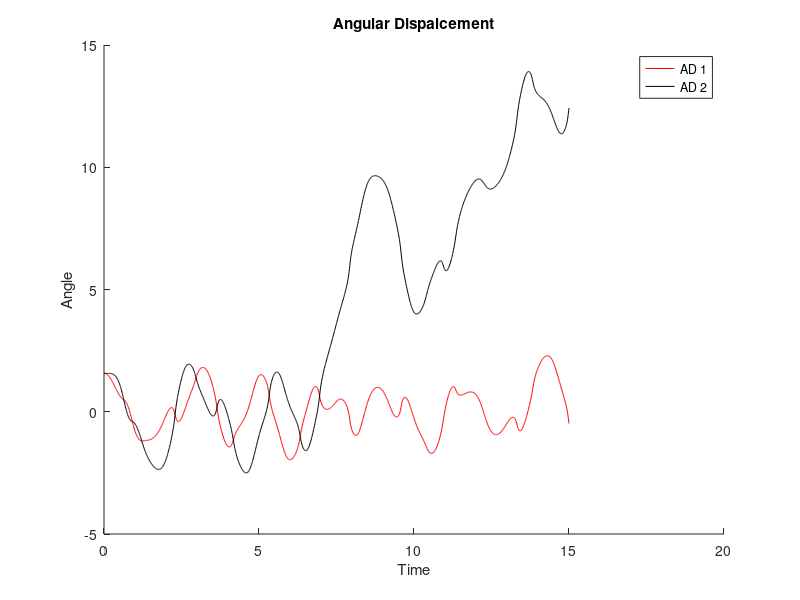

Write the MATLAB code that produced this figure.

function res = double_pendulum()
    
    % set initial conditions
    g = 9.8; % acceleration due to gravity (m/s^2)
    L1 = 1; % length of pendulum 2 (m)
    L2 = 1; % length pf pendulum 2 (m)
    m1 = 1; % mass of first tire (kg)
    m2 = 2; % mass of second tire (kg)
    theta_01 = pi/2; % initial displacement angle (radians)
    omega_01 = 0; % initial angular velocity (radians/s)
    theta_02 = pi/2;
    omega_02 = 0;
    
     % establish start conditions into column vector
    start_conditions = [theta_01; omega_01; theta_02; omega_02];
    
    % run ode45!
    [T, M] = ode45(@find_theta, [0: 0.01: 15], start_conditions);
    theta1 = M(:,1);
    omega1_new = M(:,2);
    theta2 = M(:,3);
    omega2_new = M(:,4);
    theta_dd1 = (-g .* (2 .* m1 + m2) .* sin(theta1) - m2 .* g .* sin(theta1 - 2 .* theta2) - 2 .* sin(theta1 - theta2) .* m2 .* (omega2_new.^2 .* L2 + omega1_new.^2 .* L1 .* cos(theta1 - theta2))) ./ (L1 .* (2 .* m1 + m2 - m2 .* cos(2 .* theta1 - 2 .* theta2))); % angular acceleration (radians/s^2)
    theta_dd2 = (2 .* sin(theta1 - theta2) .* (omega1_new.^2 .* L1 .* (m1 + m2) + g .* (m1 + m2) .* cos(theta1) + omega2_new.^2 .* L2 .* m2 .* cos(theta1- theta2))) ./ (L2 .* (2 .* m1 + m2 - m2 .* cos(2 .* theta1 - 2 .* theta2)));
   
    x1 = L1 .* sin(theta1);
    y1 = L1 .* -cos(theta1);
    Vx1 = L1 .* omega1_new .* cos(theta1);
    Vy1 = L1 .* omega1_new .* sin(theta1);
    Ax1 = L1 .* theta_dd1 .* cos(theta1) - L1 .* (omega1_new .^2) .* sin(theta1);
    Ay1 = L1 * theta_dd1.* sin(theta1) + L1 * (omega1_new .^2) .* cos(theta1);
    x2 = x1 + L2 .* sin(theta2);
    y2 = y1 + L2 .* -cos(theta2);
    Vx2 = L1 .* omega1_new  .* cos(theta1) + L2 .* omega2_new .* cos(theta2);
    Vy2 = L1 .* omega1_new  .* sin(theta1) + L2 .* omega2_new .* sin(theta2);
    Ax2 = L2 .* theta_dd2 .* cos(theta2) - L2 .* (omega2_new .^2) .* sin(theta2);
    Ay2 = L2 .* theta_dd2 .* sin(theta2) + L2 .* (omega2_new .^2) .* cos(theta2);
   
    T2 = -m2*(L1*theta_dd1.*sin(theta2-theta1)-L1*omega1_new.^2.*cos(theta2-theta1)-L2*omega2_new.^2-g*cos(theta2));
    T1 = m1*g*cos(theta1)+ T2.*cos(theta2-theta1) + m1*L1*omega1_new.^2;
   
    
    
    
    figure
    hold on
    plot(T, theta1, 'r')
    plot(T, theta2, 'k')
    xlabel('Time')
    ylabel('Angle')
    legend('AD 1', 'AD 2')
    title('Angular Dispalcement')
   
%     figure
%     hold on
%     plot(T,Vx1+Vy1,'r')
%     plot(T,Vx2+Vy2,'b')
%     xlabel('Time')
%     ylabel('Acceleration')
%     legend('Vel m1', 'Vel m2')
%     title('Velocity')
%    
%     figure
%     hold on
%     plot(T,Ax1+Ay1,'r')
%     plot(T,Ax2+Ay2,'b')
%     xlabel('Time')
%     ylabel('Acceleration')
%     legend('Acl m1', 'Acl m2')
%     title('Acceleration')
% 
%    figure  
%    hold all
%    KE1 = .5*m1*(Vx1.^2+Vy1.^2);
%    KE2 = .5*m2*(Vx2.^2+Vy2.^2);
%    KE = KE1 + KE2;
%    PE1 = m1*g.*y1;
%    PE2 = m2*g.*y2;
%    PE = PE1 + PE2;
%    E = KE + PE;
%    plot(T, PE,'k')
%    plot(T, KE,'b')
%    plot(T, E,'y')
%     xlabel('Time')
%     ylabel('Energy')
%    legend('PE', 'KE', 'E')
%    title('Energy')
%    
%     figure
%     hold all
%     plot(T, T1, 'r')
%     plot(T, T2, 'k')
%     xlabel('Time')
%     ylabel('Tension')
%     legend('T1', 'T2')
%     title('Tension')
%      
%     l1 = sqrt(x1.^2 + y1.^2);
%     l2 = sqrt((x1-x2).^2 + (y1-y2).^2);
%     figure
%     hold all
%     plot(T, l1)
%     plot(T, l2)
%     
    function res = find_theta(t, conditions)
        
        % unpack variable thetas
        theta1 = conditions(1);
        theta_dot1 = conditions(2);
        theta2 = conditions(3);
        theta_dot2 = conditions(4);
        
        theta_double_dot1 = (-g * (2 * m1 + m2) * sin(theta1) - m2 * g * sin(theta1 - 2 * theta2) - 2 * sin(theta1 - theta2) * m2 * (theta_dot2^2 * L2 + theta_dot1^2 * L1 * cos(theta1 - theta2))) / (L1 * (2 * m1 + m2 - m2 * cos(2 * theta1 - 2 * theta2)));
        
        theta_double_dot2 = (2 * sin(theta1 - theta2) * (theta_dot1^2 * L1 * (m1 + m2) + g * (m1 + m2) * cos(theta1) + theta_dot2^2 * L2 * m2 * cos(theta1 - theta2))) / (L2 * (2 * m1 + m2 - m2 * cos(2 * theta1 - 2 * theta2)));
        
        % repack thetas into column vector
        res = [theta_dot1; theta_double_dot1; theta_dot2; theta_double_dot2];
                
    end
%  %% ANIMATION   
% 
%     for i = 1:length(T)
%         % first pendulum
%         position_x1(i) = L1 .* sin(theta1(i));
%         position_y1(i) = -L1 .* cos(theta1(i));
%         velocity_x1 = L1 .* omega1_new .* cos(theta1);
%         velocity_y1 = L1 .* omega1_new .* sin(theta1(i));
%         acceleration_x1 = L1 .* (-omega1_new.^2 .* sin(theta1) + theta_dd1 .* cos(theta1));
%         acceleration_y1 = L1 .* (omega1_new.^2 .* cos(theta1) + theta_dd1 .* sin(theta1));
%         
%         % second pendulum
%         position_x2(i) = L1 .* sin(theta1(i)) + L2 .* sin(theta2(i));
%         position_y2(i) = -L1 .* cos(theta1(i)) - L2 .* cos(theta2(i));
%         velocity_x2 = L1 .* omega1_new .* cos(theta1) + L2 .* omega2_new .* cos(theta2);
%         velocity_y2 = L1 .* omega1_new .* sin(theta1) + L2 .* omega2_new .* cos(theta2);
%         acceleration_x2 = L1 .* omega1_new .* -omega1_new .* sin(theta1) + L1 .* theta_dd1 .* cos(theta1) + L2 .* omega2_new .* -omega2_new .* sin(theta2) + L2 .* theta_dd2 .* cos(theta2);
%         acceleration_y2 = L1 .* omega1_new .* -omega1_new .* cos(theta1) + L1 .* theta_dd1 .* sin(theta1) + L2 .* omega2_new .* -omega2_new .* cos(theta2) + L2 .* theta_dd2 .* sin(theta2);
%         
%         
%     end
% 
%     for i = 1:length(T)
%         clf; % clear the old figure
%         axis([-3 3 -3 3]);
%         hold all
%         PX = [0; position_x1(i)];
%         PY = [0; position_y1(i)];
%         PX2 = [position_x1(i); position_x2(i)];
%         PY2 = [position_y1(i); position_y2(i)];
%         quiver(position_x1(i), position_y1(i), velocity_x1(i)/5, velocity_y1(i)/5, 'g');
%         quiver(position_x1(i), position_y1(i), acceleration_x1(i)/10, acceleration_y1(i)/10, 'r');
%         quiver(position_x2(i), position_y2(i), velocity_x2(i)/5, velocity_y2(i)/5, 'g');
%         quiver(position_x2(i), position_y2(i), acceleration_x2(i)/20, acceleration_y2(i)/20, 'r');
%         plot(PX, PY, 'k');
%         plot(PX2, PY2, 'k');
%         plot(position_x1(i), position_y1(i), 'm.', 'linewidth', 10, 'markersize', 20);
%         plot(position_x2(i), position_y2(i), 'm.', 'linewidth', 10, 'markersize', 20);
%         drawnow; % DO NOT FORGET THIS
%         pause(0.0001);
%     end
%     
    
end